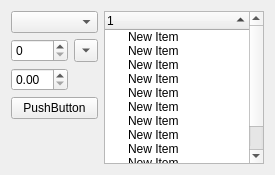
<?xml version="1.0" encoding="UTF-8"?>
<ui version="4.0">
 <class>Form</class>
 <widget class="QWidget" name="Form">
  <property name="geometry">
   <rect>
    <x>0</x>
    <y>0</y>
    <width>275</width>
    <height>175</height>
   </rect>
  </property>
  <property name="windowTitle">
   <string>Form</string>
  </property>
  <property name="styleSheet">
   <string notr="true">/*  Some widget were not displaying the arrow if only the arrow was set */
*::down-arrow { image: url(&quot;images/arrow-down.png&quot;) }
*::up-arrow { image: url(&quot;images/arrow-up.png&quot;) }


</string>
  </property>
  <layout class="QGridLayout" name="gridLayout">
   <item row="0" column="0" colspan="2">
    <widget class="QComboBox" name="comboBox"/>
   </item>
   <item row="0" column="2" rowspan="5">
    <widget class="QTreeWidget" name="treeWidget">
     <property name="sortingEnabled">
      <bool>true</bool>
     </property>
     <attribute name="headerShowSortIndicator" stdset="0">
      <bool>true</bool>
     </attribute>
     <attribute name="headerShowSortIndicator" stdset="0">
      <bool>true</bool>
     </attribute>
     <column>
      <property name="text">
       <string>1</string>
      </property>
     </column>
     <item>
      <property name="text">
       <string>New Item</string>
      </property>
     </item>
     <item>
      <property name="text">
       <string>New Item</string>
      </property>
     </item>
     <item>
      <property name="text">
       <string>New Item</string>
      </property>
     </item>
     <item>
      <property name="text">
       <string>New Item</string>
      </property>
     </item>
     <item>
      <property name="text">
       <string>New Item</string>
      </property>
     </item>
     <item>
      <property name="text">
       <string>New Item</string>
      </property>
     </item>
     <item>
      <property name="text">
       <string>New Item</string>
      </property>
     </item>
     <item>
      <property name="text">
       <string>New Item</string>
      </property>
     </item>
     <item>
      <property name="text">
       <string>New Item</string>
      </property>
     </item>
     <item>
      <property name="text">
       <string>New Item</string>
      </property>
     </item>
     <item>
      <property name="text">
       <string>New Item</string>
      </property>
     </item>
    </widget>
   </item>
   <item row="1" column="0">
    <widget class="QSpinBox" name="spinBox"/>
   </item>
   <item row="1" column="1">
    <widget class="QToolButton" name="toolButton">
     <property name="text">
      <string>foo</string>
     </property>
     <property name="arrowType">
      <enum>Qt::DownArrow</enum>
     </property>
    </widget>
   </item>
   <item row="2" column="0">
    <widget class="QDoubleSpinBox" name="doubleSpinBox"/>
   </item>
   <item row="3" column="0" colspan="2">
    <widget class="QPushButton" name="pushButton">
     <property name="contextMenuPolicy">
      <enum>Qt::NoContextMenu</enum>
     </property>
     <property name="text">
      <string>PushButton</string>
     </property>
    </widget>
   </item>
   <item row="4" column="0">
    <spacer name="verticalSpacer">
     <property name="orientation">
      <enum>Qt::Vertical</enum>
     </property>
     <property name="sizeHint" stdset="0">
      <size>
       <width>20</width>
       <height>40</height>
      </size>
     </property>
    </spacer>
   </item>
  </layout>
 </widget>
 <resources/>
 <connections/>
</ui>
